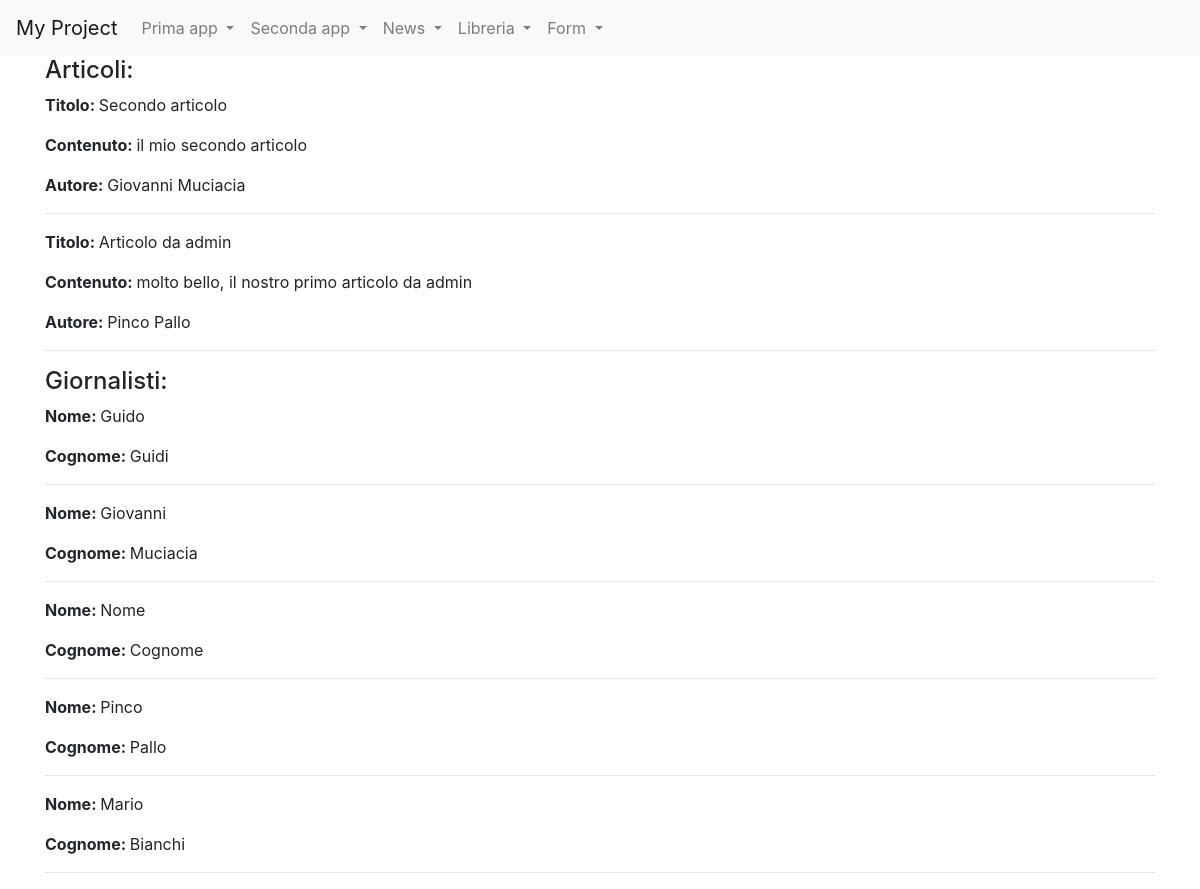
Page /news/ on the committed database.
### news/models.py (models this page shows)
class Articolo (models.Model):
    titolo= models.CharField(max_length=100)
    contenuto= models.TextField()
    giornalista= models.ForeignKey(Giornalista, on_delete=models.CASCADE, related_name="articoli")
    def __str__(self):
        return self.titolo
    class Meta:
        verbose_name="Articolo"
        verbose_name_plural="Articoli"

class Giornalista(models.Model):
    nome= models.CharField(max_length=20)
    cognome= models.CharField(max_length=20)
    def __str__(self):
        return self.nome + " " + self.cognome
    class Meta:
        verbose_name="Giornalista"
        verbose_name_plural="Giornalisti"

### news/views.py (the view)
# urls.py: path('', home, name ="homeview"),
def home(request):
    articoli= Articolo.objects.all()
    giornalisti=Giornalista.objects.all()
    context={"articoli": articoli, "giornalisti": giornalisti}
    print(context)
    return render(request, "home.html", context)

### news/templates/home.html (shortened to what this page needs)
{% extends 'base.html' %}
{% block content %}
   <h4>Articoli:</h4>
        {% for articolo in articoli %}
            <p><strong>Titolo: </strong>{{articolo.titolo}}</p>
            <p><strong>Contenuto: </strong>{{articolo.contenuto}}</p>
            <p><strong>Autore: </strong>{{articolo.giornalista}}</p>
            <hr>
        {% endfor %}
    <h4>Giornalisti:</h4>
        {% for giornalista in giornalisti %}
            <p><strong>Nome: </strong>{{giornalista.nome}}</p>
            <p><strong>Cognome: </strong>{{giornalista.cognome}}</p>
            <hr>
        {% endfor %}
{% endblock content %}

### rows in the picture
Articolo: titolo "Secondo articolo", contenuto "il mio secondo articolo", giornalista "Giovanni Muciacia"
Articolo: titolo "Articolo da admin", contenuto "molto bello, il nostro primo articolo da admin", giornalista "Pinco Pallo"
Giornalista: nome "Guido", cognome "Guidi"
Giornalista: nome "Giovanni", cognome "Muciacia"
Giornalista: nome "Nome", cognome "Cognome"
Giornalista: nome "Pinco", cognome "Pallo"
Giornalista: nome "Mario", cognome "Bianchi"
